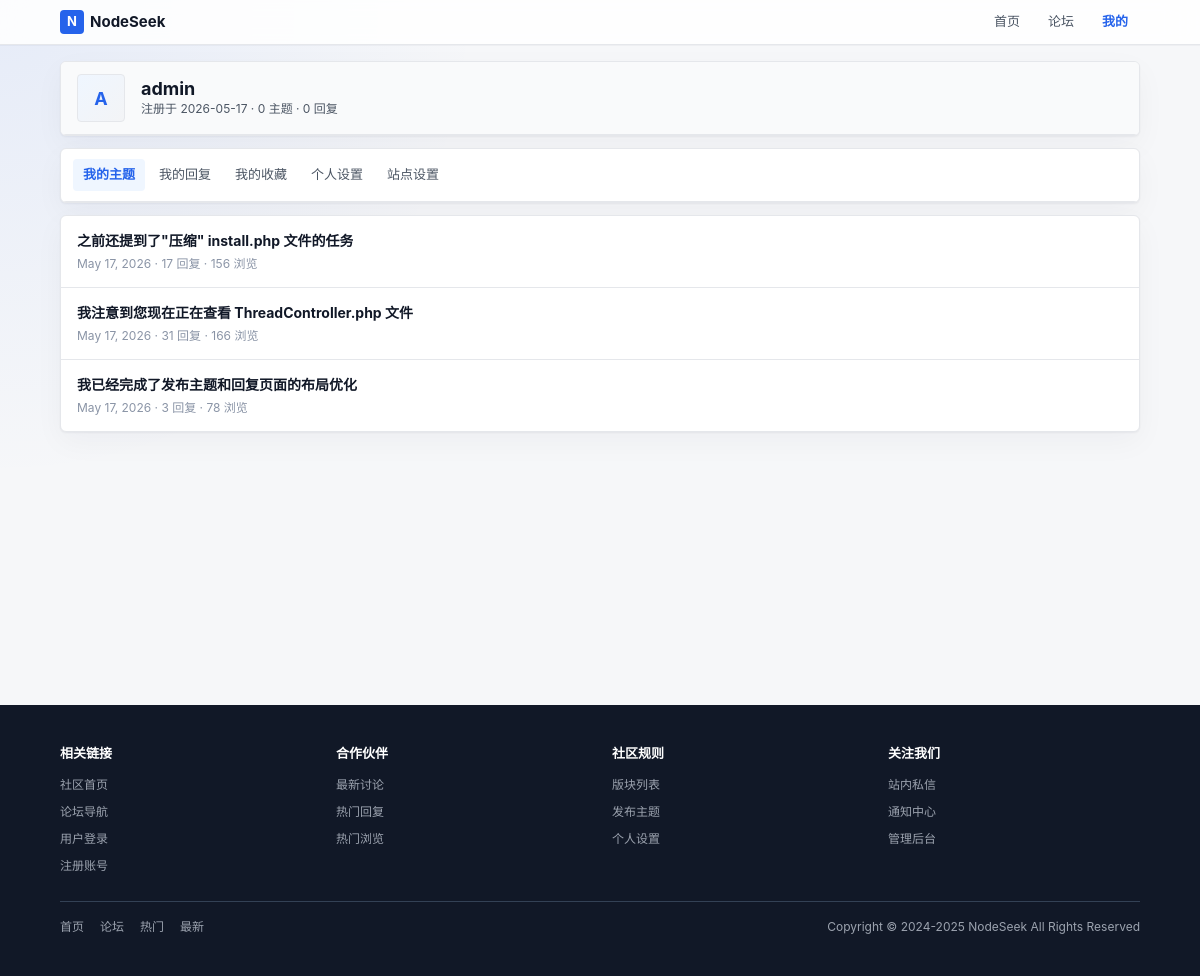
Page /index.php?c=member&a=profile&uid=1 (signed in) on the earlier database version.
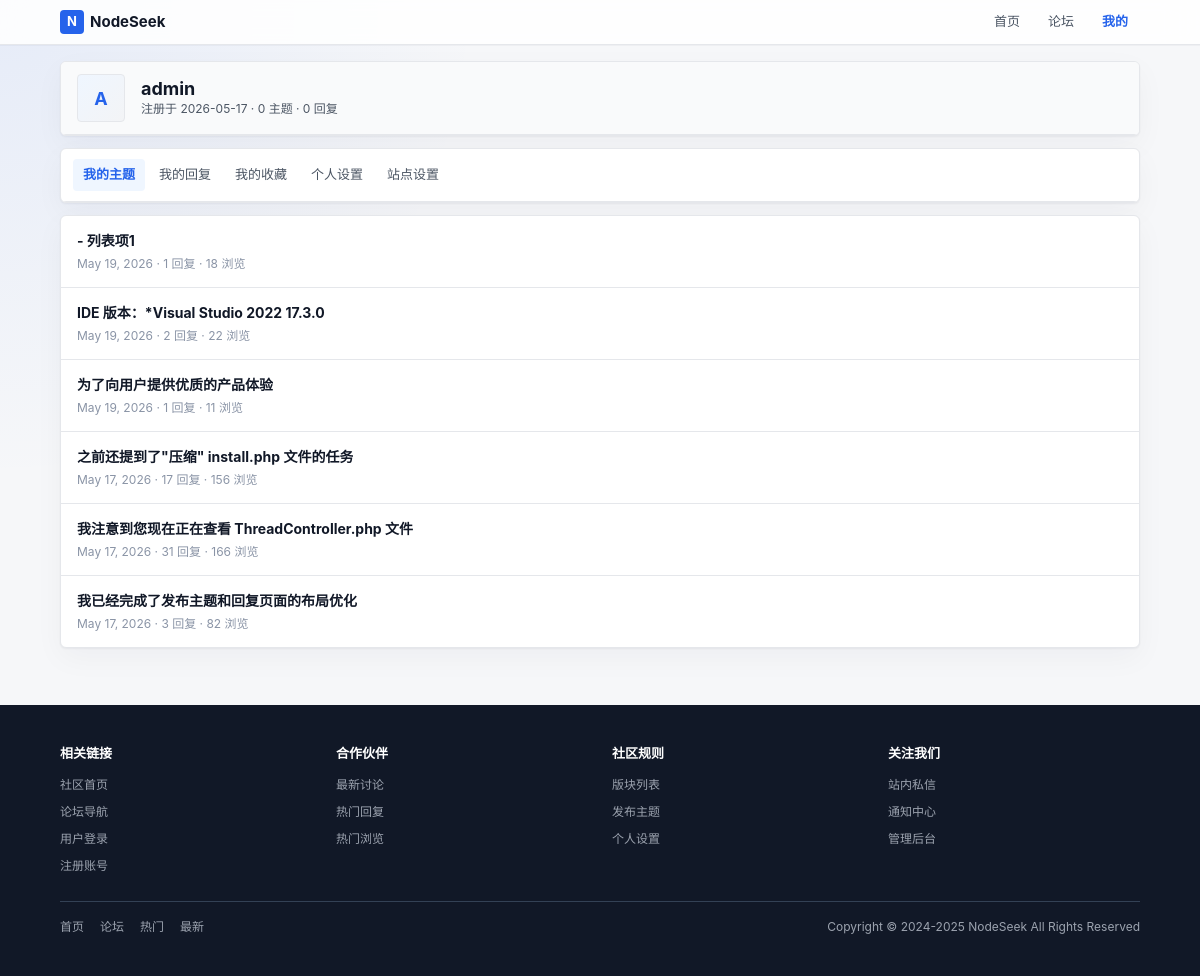
Same page on the later database version.
### tables this page shows
CREATE TABLE next_thread (
        tid INTEGER PRIMARY KEY AUTOINCREMENT,
        fid INTEGER NOT NULL DEFAULT 0,
        pid INTEGER NOT NULL DEFAULT 0,
        typeid INTEGER NOT NULL DEFAULT 0,
        read_perm INTEGER NOT NULL DEFAULT 0,
        uid INTEGER NOT NULL DEFAULT 0,
        pm_uid INTEGER NOT NULL DEFAULT 0,
        subject VARCHAR(255) NOT NULL DEFAULT '',
        hash VARCHAR(255) NOT NULL DEFAULT '',
        dateline INTEGER NOT NULL DEFAULT 0,
        sort_order INTEGER NOT NULL DEFAULT 0,
        highlight INTEGER NOT NULL DEFAULT 0,
        digest INTEGER NOT NULL DEFAULT 0,
        closed INTEGER NOT NULL DEFAULT 0,
        reply_time INTEGER NOT NULL DEFAULT 0,
        reply_uid INTEGER NOT NULL DEFAULT 0,
        reply_num INTEGER NOT NULL DEFAULT 0,
        view_num INTEGER NOT NULL DEFAULT 0,
        fav_num INTEGER NOT NULL DEFAULT 0,
        log_num INTEGER NOT NULL DEFAULT 0
    );

### controllers/MemberController.php (called while the page is built, shortened)
<?php
class MemberController {
    public static function profile(): void {
        $uid = isset($_GET['uid']) ? (int)$_GET['uid'] : 0;
        $member = MemberModel::get($uid);
        $type = isset($_GET['type']) ? $_GET['type'] : 'threads';
        switch ($type) {
            default:
                $threads = ThreadModel::getUserThreads($uid, isset($_GET['page']) ? (int)$_GET['page'] : 1);
                break;
        }
        Template::set('user', Session::getUser());
        Template::display('member/profile');
    }
}
?>

### index.php (called while the page is built, shortened)
<?php
require ROOT_PATH . '/lib/Autoloader.php';
$controller = isset($_GET['c']) ? $_GET['c'] : 'home';
$action = isset($_GET['a']) ? $_GET['a'] : 'index';
$controllerClass = 'Controllers\\' . ucfirst($controller) . 'Controller';
$params = [];
if (isset($_GET['uid'])) $params[] = (int)$_GET['uid'];
call_user_func_array([$controllerClass, $action], $params);
?>

### lib/Autoloader.php (called while the page is built, shortened)
<?php
class Autoloader {
    public static function load(string $class): void {
        [$namespace, $className] = explode('\\', $class, 2);
        $pathMap = [
            'Lib' => ROOT_PATH . '/lib/',
            'Models' => ROOT_PATH . '/models/',
            'Controllers' => ROOT_PATH . '/controllers/',
        ];
        if (isset($pathMap[$namespace])) {
            $path = $pathMap[$namespace] . $className . '.php';
        }
    }
}
?>

### config/database.php (called while the page is built)
<?php
return [
    'default' => 'sqlite',
    'connections' => [
        'sqlite' => [
            'driver' => 'sqlite',
            'database' => ROOT_PATH . '/database/forum.db',
        ],
    ],
];

### lib/Database.php (called while the page is built, shortened)
<?php
class Database {
    private static ?Database $instance = null;
    private ?array $config = null;
    private function __construct() {
        $this->config = require ROOT_PATH . '/config/database.php';
    }
    public static function getInstance(): Database {
        if (self::$instance === null) {
            self::$instance = new self();
        }
        return self::$instance;
    }
    private function connect(): void {
        $default = $this->config['default'];
        $connection = $this->config['connections'][$default];
        if ($connection['driver'] === 'sqlite') {
            $this->connection = new PDO('sqlite:' . $connection['database']);
        }
    }
    private static function getConnection(): PDO {
        return self::getInstance()->connection;
    }
    public static function query(string $sql, array $params = []): PDOStatement {
        $stmt = self::getConnection()->prepare($sql);
        $stmt->execute($params);
        return $stmt;
    }
    public static function fetch(string $sql, array $params = []): ?array {
        $stmt = self::query($sql, $params);
        return $stmt->fetch(PDO::FETCH_ASSOC) ?: null;
    }
    public static function fetchAll(string $sql, array $params = []): array {
        $stmt = self::query($sql, $params);
        return $stmt->fetchAll(PDO::FETCH_ASSOC);
    }
}
?>

### models/MemberModel.php (called while the page is built, shortened)
<?php
class MemberModel {
    public static function get(int $uid): ?array {
        return Database::fetch("SELECT * FROM " . self::TABLE . " WHERE " . self::PRIMARY_KEY . " = :uid", ['uid' => $uid]);
    }
}
?>

### lib/Session.php (called while the page is built, shortened)
<?php
class Session {
    public static function get(string $key, mixed $default = null): mixed {
        return isset($_SESSION[$key]) ? $_SESSION[$key] : $default;
    }
    public static function getUid(): int {
        return (int)self::get('uid', 0);
    }
    public static function getUser(): ?array {
        return MemberModel::get(self::getUid());
    }
}
?>

### models/ThreadModel.php (called while the page is built, shortened)
<?php
class ThreadModel {
    public static function getUserThreads(int $uid, int $page = 1): array {
        $offset = ($page - 1) * 20;
        return Database::fetchAll("SELECT * FROM " . self::TABLE . " WHERE uid = :uid ORDER BY tid DESC LIMIT 20 OFFSET :offset", ['uid' => $uid, 'offset' => $offset]);
    }
}
?>

### templates/member/profile.php (the view, shortened to what the changed rows need)
<div class="card">
    <div class="card-header">
        <div class="flex items-center gap-lg min-width-0">
            <div class="min-width-0">
                <h2><?php echo htmlspecialchars($member['username']); ?></h2>
            </div>
        </div>
    </div>
</div>
<div class="card">
    <div class="card-body">
        <?php if ($type == 'threads'): ?>
            <?php if ($threads): ?>
                <?php foreach ($threads as $thread): ?>
                    <a href="index.php?c=thread&a=index&tid=<?php echo $thread['tid']; ?>" class="list-item">
                        <div class="item-info">
                            <div class="item-title"><?php echo htmlspecialchars($thread['subject']); ?></div>
                            <div class="item-meta">
                                <?php echo date('M j, Y', $thread['dateline']); ?> · <?php echo $thread['reply_num']; ?> 回复 · <?php echo $thread['view_num']; ?> 浏览
                            </div>
                        </div>
                    </a>
                <?php endforeach; ?>
            <?php else: ?>
                <div class="empty-state">
                    <p>暂无主题</p>
                </div>
            <?php endif; ?>
        <?php endif; ?>
    </div>
</div>

Differences in the rows shown:
added next_thread: subject "- 列表项1", dateline "May 19, 2026", reply_num "1", view_num "18"
added next_thread: subject "IDE 版本：*Visual Studio 2022 17.3.0", dateline "May 19, 2026", reply_num "2", view_num "22"
added next_thread: subject "为了向用户提供优质的产品体验", dateline "May 19, 2026", reply_num "1", view_num "11"
changed next_thread "我已经完成了发布主题和回复页面的布局优化": view_num "78" → "82"
